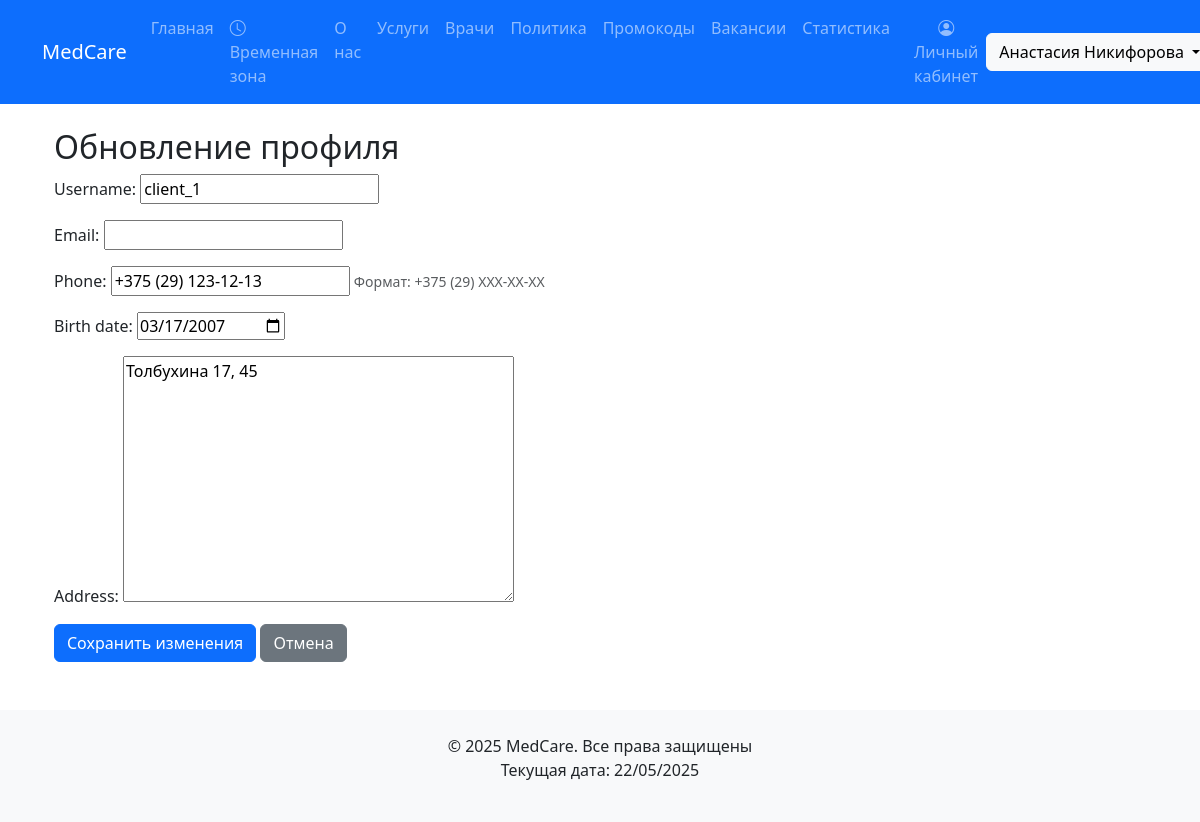
Page /update-profile/ (signed in) on the committed database.
### core/models.py (models this page shows, shortened)
class Client(models.Model):
    user = models.OneToOneField(User, on_delete=models.CASCADE, related_name='client')
    phone = models.CharField(
        max_length=20,
        validators=[
            RegexValidator(
                regex=r'^\+375 \(\d{2}\) \d{3}-\d{2}-\d{2}$',
                message="Номер должен быть в формате +375 (29) XXX-XX-XX"
            )
        ]
    )
    birth_date = models.DateField()
    address = models.TextField()

### core/views.py (the view, shortened to what this page needs)
# urls.py: path('update-profile/', UpdateProfileView.as_view(), name='update-profile'),
class UpdateProfileView(LoginRequiredMixin, UpdateView): #UPDATE
    model = Client
    form_class = ClientProfileForm
    template_name = 'core/update_profile.html'
    success_url = reverse_lazy('client-dashboard')
    def get_object(self):
        return self.request.user.client

### core/forms.py (shortened to what this page needs)
class ClientProfileForm(forms.ModelForm):
    username = forms.CharField(max_length=150, required=True)
    email = forms.EmailField(required=True)
    class Meta:
        model = Client
        fields = ['phone', 'birth_date', 'address']
        widgets = {
            'birth_date': forms.DateInput(attrs={'type': 'date'}),
        }
    def __init__(self, *args, **kwargs):
        super().__init__(*args, **kwargs)
        self.fields['username'].initial = self.instance.user.username
        self.fields['email'].initial = self.instance.user.email

### core/templates/core/update_profile.html (shortened to what this page needs)
{% extends "core/base.html" %}
{% block content %}
<div class="container mt-4">
    <h2>Обновление профиля</h2>
    <form method="post">
        <div class="mb-3">
            {{ form.username.label_tag }}
            {{ form.username }}
        </div>
        <div class="mb-3">
            {{ form.email.label_tag }}
            {{ form.email }}
        </div>
        <div class="mb-3">
            {{ form.phone.label_tag }}
            {{ form.phone }}
            <small class="form-text text-muted">Формат: +375 (29) XXX-XX-XX</small>
        </div>
        <div class="mb-3">
            {{ form.birth_date.label_tag }}
            {{ form.birth_date }}
        </div>
        <div class="mb-3">
            {{ form.address.label_tag }}
            {{ form.address }}
        </div>
        <button type="submit" class="btn btn-primary">Сохранить изменения</button>
        <a href="{% url 'client-dashboard' %}" class="btn btn-secondary">Отмена</a>
    </form>
</div>
{% endblock %}

### core/templates/core/base.html (shortened to what this page needs)
<!DOCTYPE html>
{% load static %}
<html lang="ru">
<head>
    <link rel="stylesheet" href="{% static 'css/style.css' %}">
    <link href="https://cdn.jsdelivr.net/npm/bootstrap@5.3.0/dist/css/bootstrap.min.css" rel="stylesheet">
    <link rel="stylesheet" href="https://cdn.jsdelivr.net/npm/bootstrap-icons@1.11.1/font/bootstrap-icons.css">
</head>
<body>
    <nav class="navbar navbar-expand-lg navbar-dark bg-primary">
        <div class="container">
            <a class="navbar-brand" href="/">MedCare</a>
            <div class="collapse navbar-collapse" id="navbarNav">
                <ul class="navbar-nav me-auto">
                    <li class="nav-item"><a class="nav-link" href="{% url 'home' %}">Главная</a></li>
                    {% if user.is_authenticated %}
                    <li class="nav-item">
                        <a class="nav-link" href="{% url 'set-timezone' %}">
                            <i class="bi bi-clock me-1"></i>Временная зона
                        </a>
                    </li>
                {% endif %}
                    <li class="nav-item"><a class="nav-link" href="{% url 'about' %}">О нас</a></li>
                    <li class="nav-item"><a class="nav-link" href="{% url 'services' %}">Услуги</a></li>
                    <li class="nav-item"><a class="nav-link" href="{% url 'doctors' %}">Врачи</a></li>
                    <li class="nav-item"><a class="nav-link" href="{% url 'privacy-policy' %}">Политика</a></li>
                    <li class="nav-item"><a class="nav-link" href="{% url 'promocodes' %}">Промокоды</a></li>
                    <li class="nav-item"><a class="nav-link" href="{% url 'vacancy-list' %}">Вакансии</a></li>
                    <li class="nav-item"><a class="nav-link" href="{% url 'statistics' %}">Статистика</a></li>
                    {% if user.is_authenticated %}
                        {% if user.groups.all.0.name == 'Doctors' %}
                        <li class="nav-item">
                            <a class="nav-link btn btn-outline-light ms-2" href="{% url 'doctor-dashboard' %}">
                                <i class="bi bi-clipboard-pulse"></i> Кабинет врача
                            </a>
                        </li>
                        {% elif user.groups.all.0.name == 'Clients' %}
                        <li class="nav-item">
                            <a class="nav-link btn btn-outline-light ms-2" href="{% url 'client-dashboard' %}">
                                <i class="bi bi-person-circle"></i> Личный кабинет
                            </a>
                        </li>
                        {% endif %}
                    {% endif %}
                </ul>
                <div class="d-flex">
                    {% if user.is_authenticated %}
                        <div class="dropdown">
                            <button class="btn btn-light dropdown-toggle"
                                    type="button"
                                    id="userMenu"
                                    data-bs-toggle="dropdown"
                                    aria-expanded="false">
                                {% if user.first_name or user.last_name %}
                                    {{ user.get_full_name }}
                                {% else %}
                                    {{ user.username }}
                                {% endif %}
                            </button>
                        </div>
                    {% else %}
                        <a href="{% url 'login' %}" class="btn btn-light">Войти</a>
                    {% endif %}
                </div>
            </div>
        </div>
    </nav>
    <main class="container mt-4">
        {% block content %}{% endblock %}
    </main>
    <footer class="bg-light mt-5 py-4">
        <div class="container text-center">
            <p class="mb-0">© 2025 MedCare. Все права защищены</p>
            <p>Текущая дата: {% now "d/m/Y" %}</p>
        </div>
    </footer>
</body>
</html>

### core/static/css/style.css (style rules this page uses)
body { font-family: 'Arial', sans-serif; }
footer { background-color: #e9ecef; }

### rows in the picture
Client: phone "+375 (29) 123-12-13", birth_date "03/17/2007", address "Толбухина 17, 45"

### other values in the picture
{{ user.get_full_name }} "Анастасия Никифорова"
